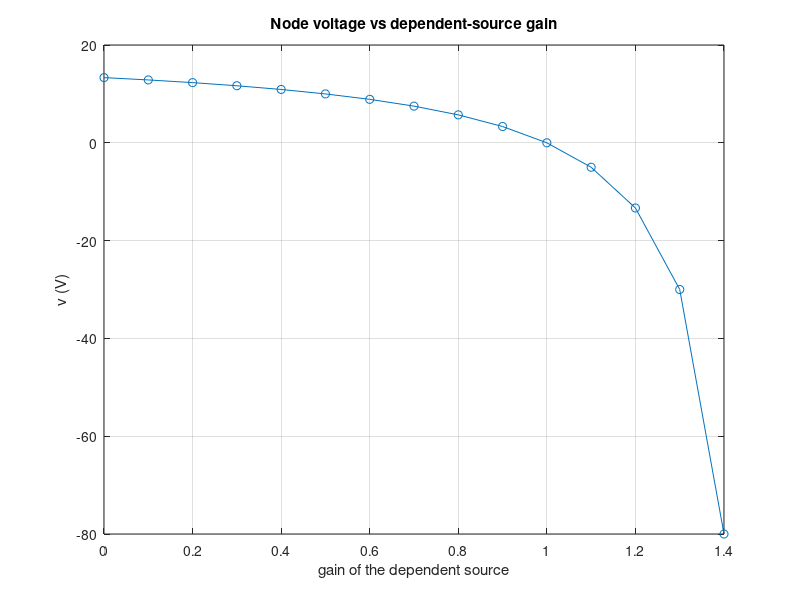

MATLAB code for this plot:
% Circuits 1 — Circuits Containing Dependent Sources
%title: A Dependent Source in the Equations
%ar-title: المصدر التابع داخل المعادلات
%lesson: c1-elements-4
%course: circuits-1

%% Two unknowns, two equations
%ar: المجهولان: ix وجهد العقدة v. معادلة القيد: ix = (20 − v)/4 أي 4 ix + v = 20. و KCL: ix = v/8 + 0.5 ix أي 0.5 ix − v/8 = 0.
%ar: المصدر التابع يصير مجرد معامل في المصفوفة: لا يحتاج معاملة خاصة.
A = [4    1
     0.5 -1/8];
b = [20; 0];
x = A \ b;
ix = x(1); v = x(2);
fprintf('ix = %g A, v = %g V, dependent source = %g A\n', ix, v, 0.5*ix)
%check: abs(ix - 2.5) < 1e-12 && abs(v - 10) < 1e-12

%% Gain sweep: what does the dependent source do?
%ar: نغيّر معامل المصدر التابع (0.5 في المثال) ونرى v. محدد المصفوفة det = g − 1.5، فعند g = 1.5 لا يوجد حل وحيد، وكلما اقتربنا منه تكبر القيم.
g = 0:0.1:1.4; vv = zeros(size(g));
for k = 1:numel(g)
    s = [4 1; 1-g(k) -1/8] \ [20; 0]; vv(k) = s(2);
end
plot(g, vv, '-o'); grid on; xlabel('gain of the dependent source'); ylabel('v (V)'); title('Node voltage vs dependent-source gain')
fprintf('g = %.1f -> v = %.3f V\n', [g; vv])

%%! Project idea: detect impossible designs
%ar: مشروع: قبل الحل افحص det(A). إذا كانت صفرًا (أو cond كبيرة جدًا) اطبع تحذيرًا بدل نتيجة خاطئة. جرّبه عند g = 1.5.
gbad = 1.5; Abad = [4 1; 1-gbad -1/8];
fprintf('det = %g, rank = %d\n', det(Abad), rank(Abad))
%check: abs(det(Abad)) < 1e-12
if rank(Abad) < 2, fprintf('no unique solution: the design must change\n'), end
